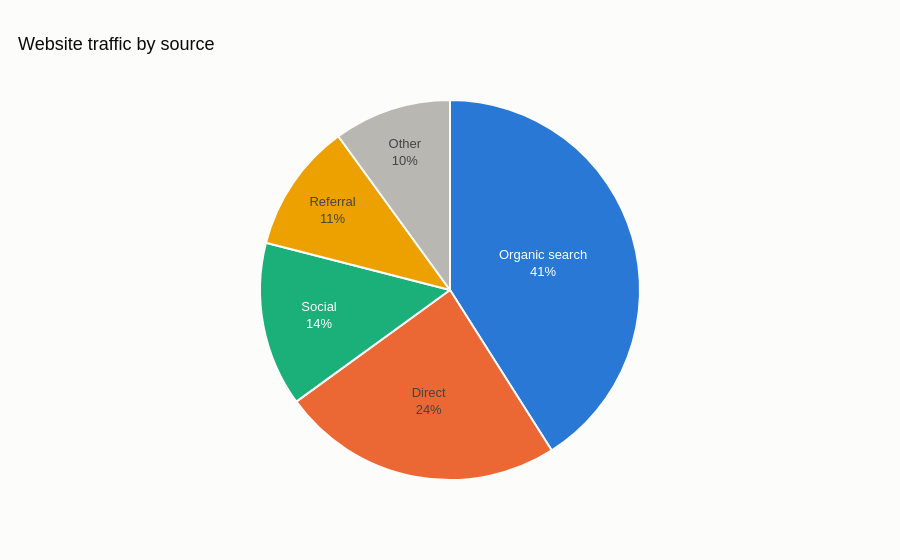

This figure's notebook cell:
### Markdown cell above
### plotly

### Code cell
import plotly.express as px
fig = px.pie(names=s.index, values=s.values, color_discrete_sequence=PALETTE[:len(s) - 1] + ["#b8b7b1"],
             title="Website traffic by source")
fig.update_traces(sort=False, direction="clockwise", textinfo="label+percent",
                  marker=dict(line=dict(color="#fcfcfb", width=2)))
fig.update_layout(showlegend=False)
fig.show()

### Figure 1 — Plotly figure (JSON) as saved in the notebook; plotly's stock layout.template omitted (floating-point values rounded to 4 significant figures)
{"data": [{"direction": "clockwise", "domain": {"x": [0.0, 1.0], "y": [0.0, 1.0]}, "hovertemplate": "label=%{label}<br>value=%{value}<extra></extra>", "labels": ["Organic search", "Direct", "Social", "Referral", "Other"], "legendgroup": "", "marker": {"line": {"color": "#fcfcfb", "width": 2}}, "name": "", "showlegend": true, "sort": false, "textinfo": "label+percent", "type": "pie", "values": [41.0, 24.0, 14.0, 11.0, 10.0]}], "layout": {"legend": {"tracegroupgap": 0}, "piecolorway": ["#2a78d6", "#eb6834", "#1baf7a", "#eda100", "#b8b7b1"], "showlegend": false, "title": {"text": "Website traffic by source"}}}
